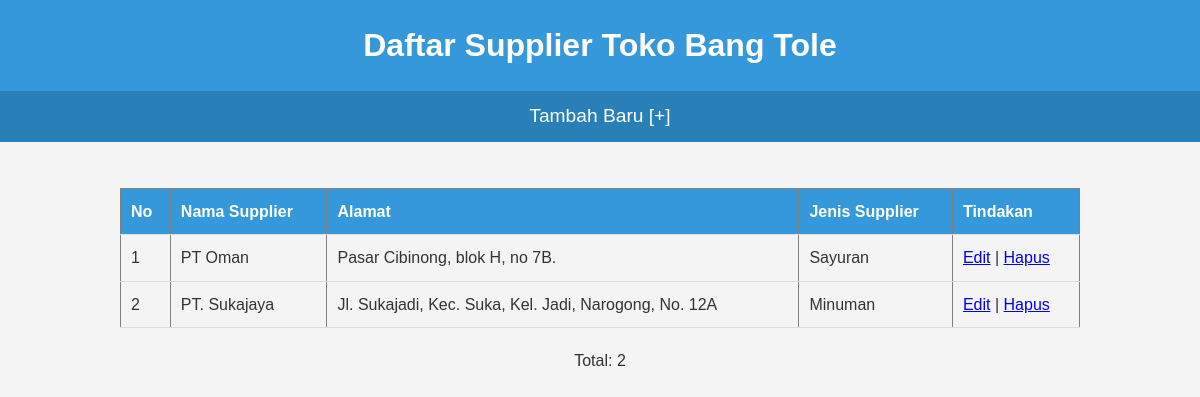
Screenshot of /list-supplier.php with the database file from the repository.
### tables this page shows
CREATE TABLE `supplier` (
  `id` int(11) NOT NULL,
  `nama` varchar(64) NOT NULL,
  `alamat` varchar(255) NOT NULL,
  `jenis_supplier` varchar(16) NOT NULL
);

### list-supplier.php (the view, shortened to what this page needs)
<?php include("config.php"); ?>
<!DOCTYPE html>
<html>
<head>
    <link rel="stylesheet" type="text/css" href="./css/liste.css">
</head>
<body>
    <header>
        <h3>Daftar Supplier Toko Bang Tole</h3>
    </header>
    <nav>
        <a href="form-daftar.php">Tambah Baru [+] </a>
    </nav>
    <br>
    <table border="1">
    <thead>
        <tr>
            <th>No</th>
            <th>Nama Supplier</th>
            <th>Alamat</th>
            <th>Jenis Supplier</th>
            <th>Tindakan</th>
        </tr>
    </thead>
    <tbody>
        <?php
        $sql = "SELECT * FROM supplier";
        $query = mysqli_query($db, $sql);
        while($supplier = mysqli_fetch_array($query)){
            echo "<tr>";
            echo "<td>".$supplier['id']."</td>";
            echo "<td>".$supplier['nama']."</td>";
            echo "<td>".$supplier['alamat']."</td>";
            echo "<td>".$supplier['jenis_supplier']."</td>";
            echo "<td>";
            echo "<a href='form-edit.php?id=".$supplier['id']."'>Edit</a> | ";
            echo "<a href='hapus.php?id=".$supplier['id']."'>Hapus</a>";
            echo "</td>";
            echo "</tr>";
        }
        ?>
    </tbody>
    </table>
    <p>Total: <?php echo mysqli_num_rows($query) ?></p>
    </body>
</html>

### css/liste.css (style rules this page uses)
* { margin: 0; padding: 0; box-sizing: border-box; }
body { font-family: 'Arial', sans-serif; line-height: 1.6; background-color: #f4f4f4; color: #333; margin: 0; }
header { background-color: #3498db; color: #fff; padding: 20px 0; text-align: center; }
header h3 { font-size: 2em; }
nav { background-color: #2980b9; padding: 10px; text-align: center; }
nav a { text-decoration: none; color: #fff; font-size: 1.2em; transition: color 0.3s ease-in-out; }
table { width: 80%; margin: 20px auto; border-collapse: collapse; }
th, td { padding: 10px; text-align: left; border-bottom: 1px solid #ddd; }
th { background-color: #3498db; color: #fff; }
p { text-align: center; margin-top: 20px; }

### rows the page displays
supplier: id "1", nama "PT Oman", alamat "Pasar Cibinong, blok H, no 7B.", jenis_supplier "Sayuran"
supplier: id "2", nama "PT. Sukajaya", alamat "Jl. Sukajadi, Kec. Suka, Kel. Jadi, Narogong, No. 12A", jenis_supplier "Minuman"

### other values shown
mysqli_num_rows($query) "2"
